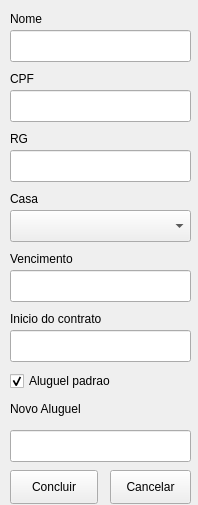
<?xml version="1.0" encoding="UTF-8"?>
<ui version="4.0">
 <class>Cadastrar</class>
 <widget class="QWidget" name="Cadastrar">
  <property name="windowModality">
   <enum>Qt::ApplicationModal</enum>
  </property>
  <property name="geometry">
   <rect>
    <x>0</x>
    <y>0</y>
    <width>198</width>
    <height>505</height>
   </rect>
  </property>
  <property name="windowTitle">
   <string>cadastrar</string>
  </property>
  <property name="styleSheet">
   <string notr="true"/>
  </property>
  <widget class="QLineEdit" name="campo_nome">
   <property name="geometry">
    <rect>
     <x>10</x>
     <y>30</y>
     <width>181</width>
     <height>32</height>
    </rect>
   </property>
  </widget>
  <widget class="QLineEdit" name="campo_CPF">
   <property name="geometry">
    <rect>
     <x>10</x>
     <y>90</y>
     <width>181</width>
     <height>32</height>
    </rect>
   </property>
  </widget>
  <widget class="QLineEdit" name="campo_RG">
   <property name="geometry">
    <rect>
     <x>10</x>
     <y>150</y>
     <width>181</width>
     <height>32</height>
    </rect>
   </property>
  </widget>
  <widget class="QLabel" name="label">
   <property name="geometry">
    <rect>
     <x>10</x>
     <y>10</y>
     <width>111</width>
     <height>18</height>
    </rect>
   </property>
   <property name="text">
    <string>Nome</string>
   </property>
  </widget>
  <widget class="QLabel" name="label_2">
   <property name="geometry">
    <rect>
     <x>10</x>
     <y>70</y>
     <width>58</width>
     <height>18</height>
    </rect>
   </property>
   <property name="text">
    <string>CPF</string>
   </property>
  </widget>
  <widget class="QLabel" name="label_3">
   <property name="geometry">
    <rect>
     <x>10</x>
     <y>130</y>
     <width>58</width>
     <height>18</height>
    </rect>
   </property>
   <property name="text">
    <string>RG</string>
   </property>
  </widget>
  <widget class="QPushButton" name="botao_concluir">
   <property name="geometry">
    <rect>
     <x>10</x>
     <y>470</y>
     <width>88</width>
     <height>34</height>
    </rect>
   </property>
   <property name="text">
    <string>Concluir</string>
   </property>
  </widget>
  <widget class="QPushButton" name="botao_cancelar">
   <property name="geometry">
    <rect>
     <x>110</x>
     <y>470</y>
     <width>81</width>
     <height>34</height>
    </rect>
   </property>
   <property name="text">
    <string>Cancelar</string>
   </property>
  </widget>
  <widget class="QLabel" name="label_4">
   <property name="geometry">
    <rect>
     <x>10</x>
     <y>190</y>
     <width>58</width>
     <height>18</height>
    </rect>
   </property>
   <property name="text">
    <string>Casa</string>
   </property>
  </widget>
  <widget class="QComboBox" name="comboBox_casa">
   <property name="geometry">
    <rect>
     <x>10</x>
     <y>210</y>
     <width>181</width>
     <height>32</height>
    </rect>
   </property>
  </widget>
  <widget class="QCheckBox" name="tipo_aluguel">
   <property name="geometry">
    <rect>
     <x>10</x>
     <y>370</y>
     <width>121</width>
     <height>22</height>
    </rect>
   </property>
   <property name="text">
    <string>Aluguel padrao</string>
   </property>
   <property name="checked">
    <bool>true</bool>
   </property>
  </widget>
  <widget class="QLineEdit" name="Novo_aluguel">
   <property name="geometry">
    <rect>
     <x>10</x>
     <y>430</y>
     <width>181</width>
     <height>32</height>
    </rect>
   </property>
  </widget>
  <widget class="QLabel" name="label_5">
   <property name="geometry">
    <rect>
     <x>10</x>
     <y>250</y>
     <width>81</width>
     <height>18</height>
    </rect>
   </property>
   <property name="text">
    <string>Vencimento</string>
   </property>
  </widget>
  <widget class="QLineEdit" name="vencimento">
   <property name="geometry">
    <rect>
     <x>10</x>
     <y>270</y>
     <width>181</width>
     <height>32</height>
    </rect>
   </property>
  </widget>
  <widget class="QLineEdit" name="inicio_do_contrato">
   <property name="geometry">
    <rect>
     <x>10</x>
     <y>330</y>
     <width>181</width>
     <height>32</height>
    </rect>
   </property>
  </widget>
  <widget class="QLabel" name="label_6">
   <property name="geometry">
    <rect>
     <x>10</x>
     <y>310</y>
     <width>181</width>
     <height>18</height>
    </rect>
   </property>
   <property name="text">
    <string>Inicio do contrato</string>
   </property>
  </widget>
  <widget class="QLabel" name="label_7">
   <property name="geometry">
    <rect>
     <x>10</x>
     <y>400</y>
     <width>91</width>
     <height>18</height>
    </rect>
   </property>
   <property name="text">
    <string>Novo Aluguel</string>
   </property>
  </widget>
 </widget>
 <tabstops>
  <tabstop>campo_nome</tabstop>
  <tabstop>campo_CPF</tabstop>
  <tabstop>campo_RG</tabstop>
  <tabstop>comboBox_casa</tabstop>
  <tabstop>botao_concluir</tabstop>
  <tabstop>botao_cancelar</tabstop>
 </tabstops>
 <resources/>
 <connections/>
</ui>
